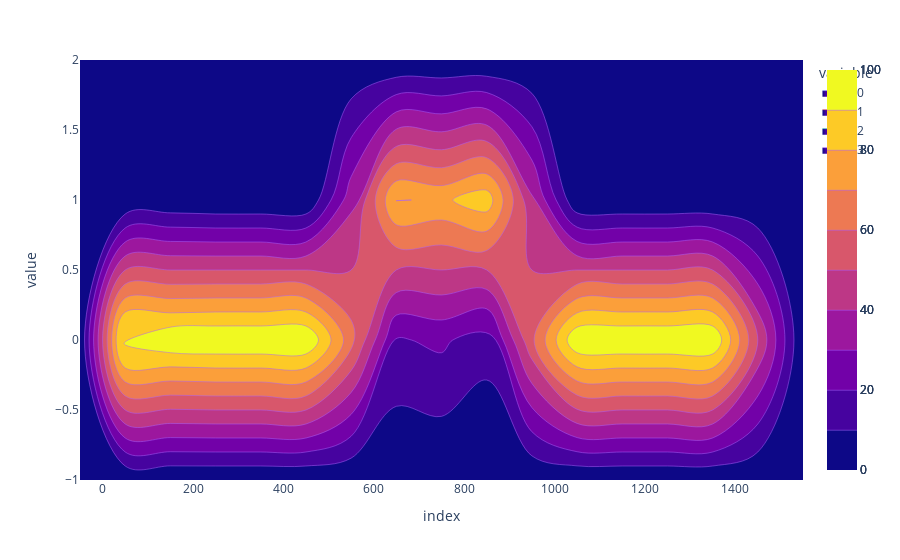
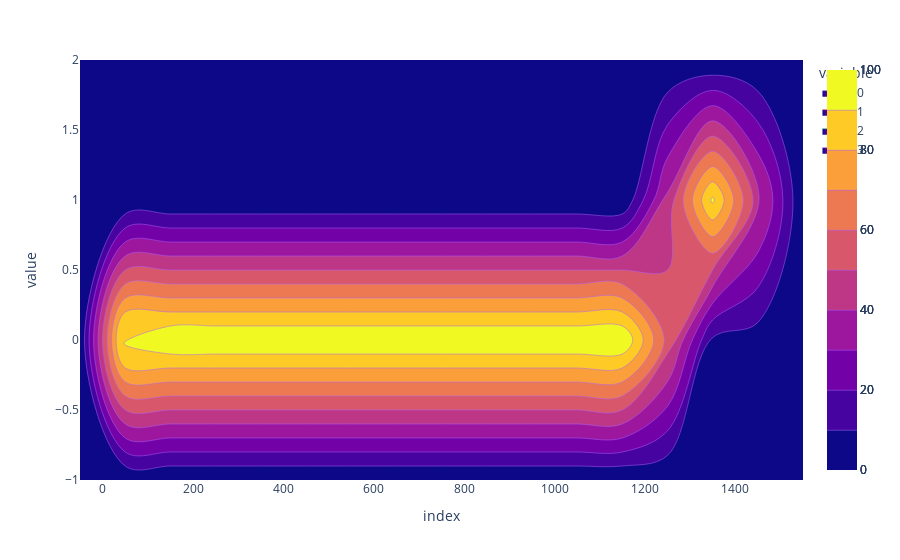
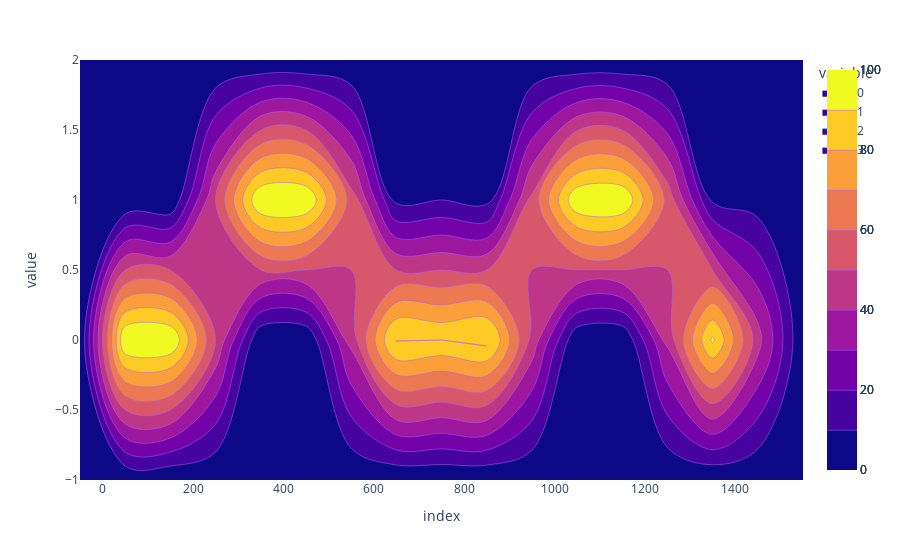
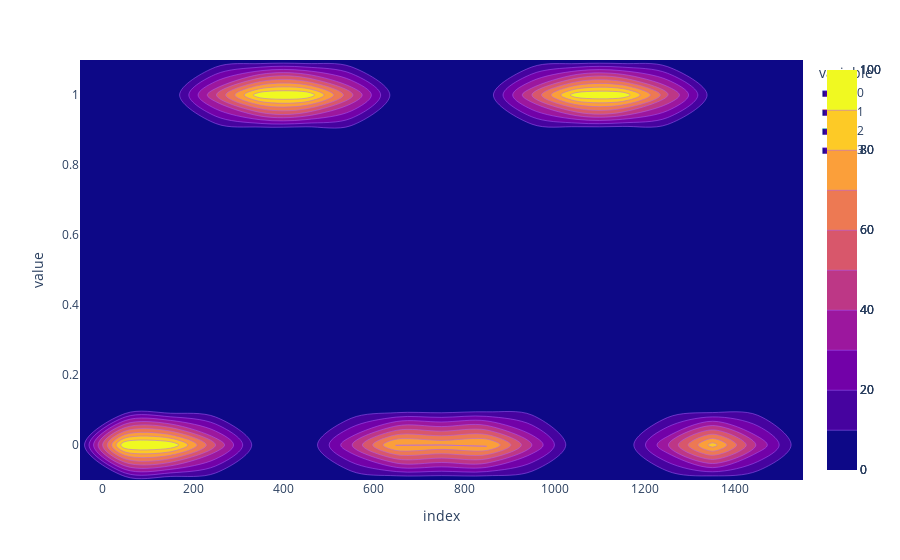

The cell these charts' notebook holds for them, in order:
### Markdown cell above
#### Changed the covariance_type to all possibles and listed the difference in the resulting proabability fit

### Code cell
def Gaussian_cov(cov):
    gmm = GaussianMixture(n_components = 4, covariance_type=cov)
    gmm.fit(df_s)
    global probs  
    probs = gmm.predict_proba(df_s)
    global probs_df 
    probs_df = pd.DataFrame(probs)
        
    # Assign a label to each sample
    labels = gmm.predict(df_s)
    df_s['labels'] = labels
    df_s0 = df_s[df_s['labels']== 0]
    df_s1 = df_s[df_s['labels']== 1]
    df_s2 = df_s[df_s['labels']== 2]
        
    # Plot three clusters in same plot
    plt.scatter(df_s0[0], df_s0[1], c ='r',s=25)
    plt.scatter(df_s1[0], df_s1[1], c ='yellow',s=25)
    plt.scatter(df_s2[0], df_s2[1], c ='g',s=25)
    plt.title('4 mixture components with {} Covariance'.format(cov))
    plt.show()
    
    # Distributions
    sns.kdeplot(data=probs_df)
    plt.show()
    
    # 2D Contour plot
    fig = px.density_contour(probs_df)
    fig.update_traces(contours_coloring="fill") #, contours_showlabels = True ||| 
    fig.show()

### To get probability I can use verbose=2, but this will only output log probability (as per documentation)
### So we will have to convert to probability by using this equation e^(log_prob)/(1+e^{log_prob)
### Alternatively, I use the predict_proba method to compute the components' density for each sample.

cov_types = ['full','tied','diag','spherical']
for covars in cov_types:
    Gaussian_cov(covars)

### Figure 1 — Plotly figure (JSON) as saved in the notebook; plotly's stock layout.template omitted (floating-point values rounded to 4 significant figures; data arrays with more than 128 entries replaced by an {"elided": "..."} marker saying what was removed)
{"data": [{"contours": {"coloring": "fill"}, "hovertemplate": "variable=0<br>index=%{x}<br>value=%{y}<br>count=%{z}<extra></extra>", "legendgroup": "0", "line": {"color": "#636efa"}, "name": "0", "showlegend": true, "type": "histogram2dcontour", "x": {"elided": "1450 int values"}, "xaxis": "x", "xbingroup": "x", "y": {"elided": "1450 int values"}, "yaxis": "y", "ybingroup": "y"}, {"contours": {"coloring": "fill"}, "hovertemplate": "variable=1<br>index=%{x}<br>value=%{y}<br>count=%{z}<extra></extra>", "legendgroup": "1", "line": {"color": "#EF553B"}, "name": "1", "showlegend": true, "type": "histogram2dcontour", "x": {"elided": "1450 int values"}, "xaxis": "x", "xbingroup": "x", "y": {"elided": "1450 int values"}, "yaxis": "y", "ybingroup": "y"}, {"contours": {"coloring": "fill"}, "hovertemplate": "variable=2<br>index=%{x}<br>value=%{y}<br>count=%{z}<extra></extra>", "legendgroup": "2", "line": {"color": "#00cc96"}, "name": "2", "showlegend": true, "type": "histogram2dcontour", "x": {"elided": "1450 int values"}, "xaxis": "x", "xbingroup": "x", "y": {"elided": "1450 int values"}, "yaxis": "y", "ybingroup": "y"}, {"contours": {"coloring": "fill"}, "hovertemplate": "variable=3<br>index=%{x}<br>value=%{y}<br>count=%{z}<extra></extra>", "legendgroup": "3", "line": {"color": "#ab63fa"}, "name": "3", "showlegend": true, "type": "histogram2dcontour", "x": {"elided": "1450 int values"}, "xaxis": "x", "xbingroup": "x", "y": {"elided": "1450 int values"}, "yaxis": "y", "ybingroup": "y"}], "layout": {"legend": {"title": {"text": "variable"}, "tracegroupgap": 0}, "margin": {"t": 60}, "xaxis": {"anchor": "y", "domain": [0, 1], "title": {"text": "index"}}, "yaxis": {"anchor": "x", "domain": [0, 1], "title": {"text": "value"}}}}

### Figure 2 — Plotly figure (JSON) as saved in the notebook; plotly's stock layout.template omitted (floating-point values rounded to 4 significant figures; data arrays with more than 128 entries replaced by an {"elided": "..."} marker saying what was removed)
{"data": [{"contours": {"coloring": "fill"}, "hovertemplate": "variable=0<br>index=%{x}<br>value=%{y}<br>count=%{z}<extra></extra>", "legendgroup": "0", "line": {"color": "#636efa"}, "name": "0", "showlegend": true, "type": "histogram2dcontour", "x": {"elided": "1450 int values"}, "xaxis": "x", "xbingroup": "x", "y": {"elided": "1450 int values"}, "yaxis": "y", "ybingroup": "y"}, {"contours": {"coloring": "fill"}, "hovertemplate": "variable=1<br>index=%{x}<br>value=%{y}<br>count=%{z}<extra></extra>", "legendgroup": "1", "line": {"color": "#EF553B"}, "name": "1", "showlegend": true, "type": "histogram2dcontour", "x": {"elided": "1450 int values"}, "xaxis": "x", "xbingroup": "x", "y": {"elided": "1450 int values"}, "yaxis": "y", "ybingroup": "y"}, {"contours": {"coloring": "fill"}, "hovertemplate": "variable=2<br>index=%{x}<br>value=%{y}<br>count=%{z}<extra></extra>", "legendgroup": "2", "line": {"color": "#00cc96"}, "name": "2", "showlegend": true, "type": "histogram2dcontour", "x": {"elided": "1450 int values"}, "xaxis": "x", "xbingroup": "x", "y": {"elided": "1450 int values"}, "yaxis": "y", "ybingroup": "y"}, {"contours": {"coloring": "fill"}, "hovertemplate": "variable=3<br>index=%{x}<br>value=%{y}<br>count=%{z}<extra></extra>", "legendgroup": "3", "line": {"color": "#ab63fa"}, "name": "3", "showlegend": true, "type": "histogram2dcontour", "x": {"elided": "1450 int values"}, "xaxis": "x", "xbingroup": "x", "y": {"elided": "1450 int values"}, "yaxis": "y", "ybingroup": "y"}], "layout": {"legend": {"title": {"text": "variable"}, "tracegroupgap": 0}, "margin": {"t": 60}, "xaxis": {"anchor": "y", "domain": [0, 1], "title": {"text": "index"}}, "yaxis": {"anchor": "x", "domain": [0, 1], "title": {"text": "value"}}}}

### Figure 3 — Plotly figure (JSON) as saved in the notebook; plotly's stock layout.template omitted (floating-point values rounded to 4 significant figures; data arrays with more than 128 entries replaced by an {"elided": "..."} marker saying what was removed)
{"data": [{"contours": {"coloring": "fill"}, "hovertemplate": "variable=0<br>index=%{x}<br>value=%{y}<br>count=%{z}<extra></extra>", "legendgroup": "0", "line": {"color": "#636efa"}, "name": "0", "showlegend": true, "type": "histogram2dcontour", "x": {"elided": "1450 int values"}, "xaxis": "x", "xbingroup": "x", "y": {"elided": "1450 int values"}, "yaxis": "y", "ybingroup": "y"}, {"contours": {"coloring": "fill"}, "hovertemplate": "variable=1<br>index=%{x}<br>value=%{y}<br>count=%{z}<extra></extra>", "legendgroup": "1", "line": {"color": "#EF553B"}, "name": "1", "showlegend": true, "type": "histogram2dcontour", "x": {"elided": "1450 int values"}, "xaxis": "x", "xbingroup": "x", "y": {"elided": "1450 int values"}, "yaxis": "y", "ybingroup": "y"}, {"contours": {"coloring": "fill"}, "hovertemplate": "variable=2<br>index=%{x}<br>value=%{y}<br>count=%{z}<extra></extra>", "legendgroup": "2", "line": {"color": "#00cc96"}, "name": "2", "showlegend": true, "type": "histogram2dcontour", "x": {"elided": "1450 int values"}, "xaxis": "x", "xbingroup": "x", "y": {"elided": "1450 int values"}, "yaxis": "y", "ybingroup": "y"}, {"contours": {"coloring": "fill"}, "hovertemplate": "variable=3<br>index=%{x}<br>value=%{y}<br>count=%{z}<extra></extra>", "legendgroup": "3", "line": {"color": "#ab63fa"}, "name": "3", "showlegend": true, "type": "histogram2dcontour", "x": {"elided": "1450 int values"}, "xaxis": "x", "xbingroup": "x", "y": {"elided": "1450 int values"}, "yaxis": "y", "ybingroup": "y"}], "layout": {"legend": {"title": {"text": "variable"}, "tracegroupgap": 0}, "margin": {"t": 60}, "xaxis": {"anchor": "y", "domain": [0, 1], "title": {"text": "index"}}, "yaxis": {"anchor": "x", "domain": [0, 1], "title": {"text": "value"}}}}

### Figure 4 — Plotly figure (JSON) as saved in the notebook; plotly's stock layout.template omitted (floating-point values rounded to 4 significant figures; data arrays with more than 128 entries replaced by an {"elided": "..."} marker saying what was removed)
{"data": [{"contours": {"coloring": "fill"}, "hovertemplate": "variable=0<br>index=%{x}<br>value=%{y}<br>count=%{z}<extra></extra>", "legendgroup": "0", "line": {"color": "#636efa"}, "name": "0", "showlegend": true, "type": "histogram2dcontour", "x": {"elided": "1450 int values"}, "xaxis": "x", "xbingroup": "x", "y": {"elided": "1450 float values"}, "yaxis": "y", "ybingroup": "y"}, {"contours": {"coloring": "fill"}, "hovertemplate": "variable=1<br>index=%{x}<br>value=%{y}<br>count=%{z}<extra></extra>", "legendgroup": "1", "line": {"color": "#EF553B"}, "name": "1", "showlegend": true, "type": "histogram2dcontour", "x": {"elided": "1450 int values"}, "xaxis": "x", "xbingroup": "x", "y": {"elided": "1450 float values"}, "yaxis": "y", "ybingroup": "y"}, {"contours": {"coloring": "fill"}, "hovertemplate": "variable=2<br>index=%{x}<br>value=%{y}<br>count=%{z}<extra></extra>", "legendgroup": "2", "line": {"color": "#00cc96"}, "name": "2", "showlegend": true, "type": "histogram2dcontour", "x": {"elided": "1450 int values"}, "xaxis": "x", "xbingroup": "x", "y": {"elided": "1450 float values"}, "yaxis": "y", "ybingroup": "y"}, {"contours": {"coloring": "fill"}, "hovertemplate": "variable=3<br>index=%{x}<br>value=%{y}<br>count=%{z}<extra></extra>", "legendgroup": "3", "line": {"color": "#ab63fa"}, "name": "3", "showlegend": true, "type": "histogram2dcontour", "x": {"elided": "1450 int values"}, "xaxis": "x", "xbingroup": "x", "y": {"elided": "1450 float values"}, "yaxis": "y", "ybingroup": "y"}], "layout": {"legend": {"title": {"text": "variable"}, "tracegroupgap": 0}, "margin": {"t": 60}, "xaxis": {"anchor": "y", "domain": [0, 1], "title": {"text": "index"}}, "yaxis": {"anchor": "x", "domain": [0, 1], "title": {"text": "value"}}}}
